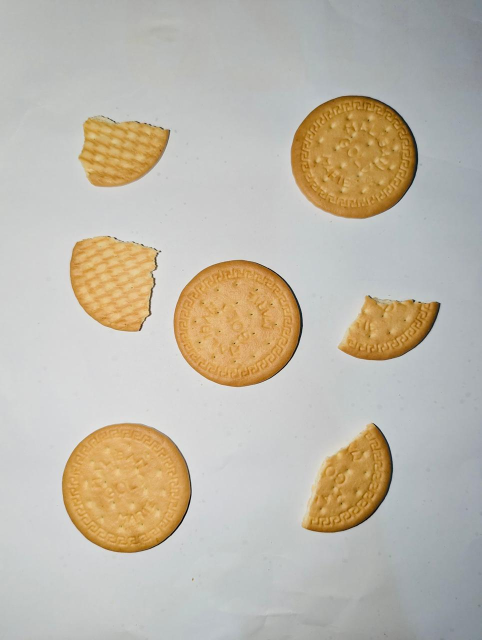
#> input picture input/1.jpeg, 964 x 1280 px (shown at 1/2 size); its folder holds only this picture in this run
$ jupyter execute code.ipynb
#> lines starting #> are read from the running program, lines starting #| are printed output that depends on the picture; after the words box and inside, x2 and y2 are one past the last pixel; in counts of white or black regions, pixels touching at a corner belong together
[cell 1]
import cv2
import numpy as np
import os

input_folder = "input"
output_folder = "output"

os.makedirs(output_folder, exist_ok=True)

for filename in os.listdir(input_folder):

    if not filename.lower().endswith((".jpg", ".jpeg", ".png")):
        continue

    image_path = os.path.join(input_folder, filename)
    image = cv2.imread(image_path)
#> image is the input picture: shape (1280, 964, 3); mean B, G, R 170.6, 184, 190.9

    if image is None:
        continue

    image = cv2.resize(image, (800, 800))
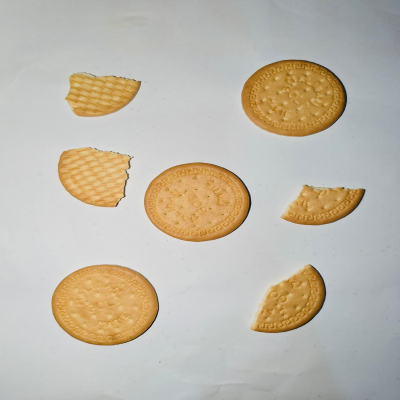
#> image: shape (800, 800, 3) (shown at 1/2 size); mean B, G, R 170.6, 183.9, 190.8

    gray = cv2.cvtColor(image, cv2.COLOR_BGR2GRAY)
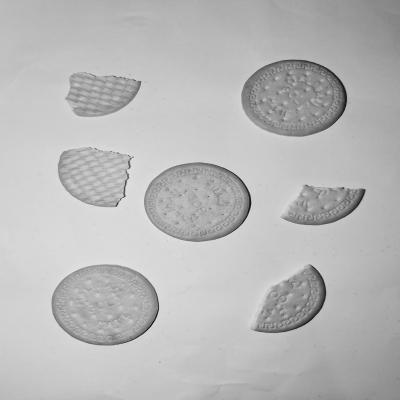
#> gray: shape (800, 800) (shown at 1/2 size); min 2, max 237, mean 184.4

    # Improve edge quality
    blur = cv2.GaussianBlur(gray, (5, 5), 0)

    # Auto-Canny (better than fixed thresholds)
    median_val = np.median(blur)
#> median_val = 189
    lower = int(max(0, 0.66 * median_val))
#> lower = 124
    upper = int(min(255, 1.33 * median_val))
#> upper = 251

    edges = cv2.Canny(blur, lower, upper)
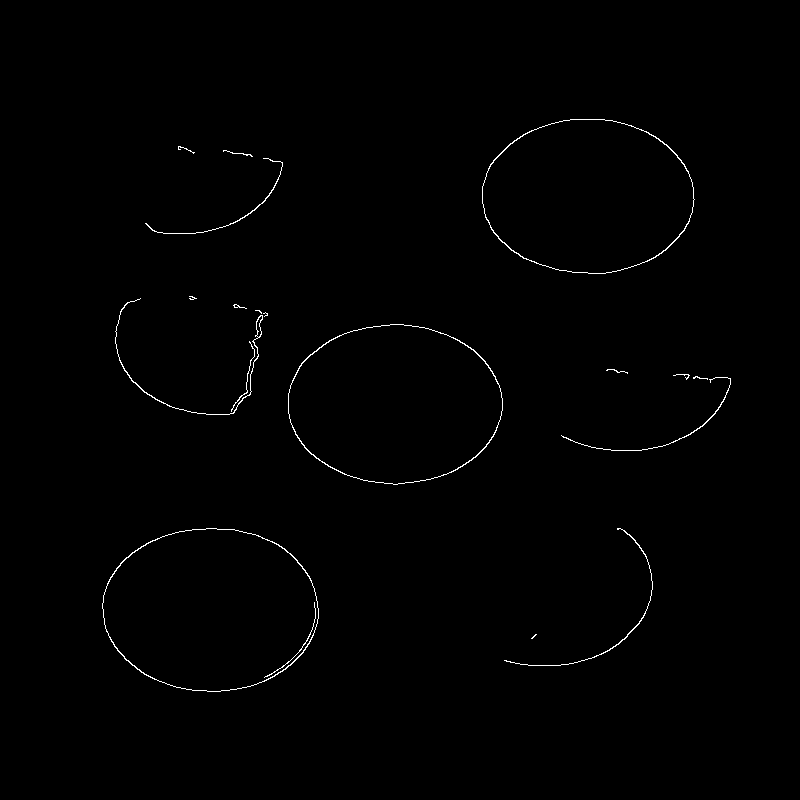
#> edges: shape (800, 800); 0.57% white in thin lines or dots, all inside (x1, y1, x2, y2) = (102, 119, 731, 692)

    kernel = np.ones((5, 5), np.uint8)

    # Close gaps in outlines
    edges = cv2.dilate(edges, kernel, iterations=2)
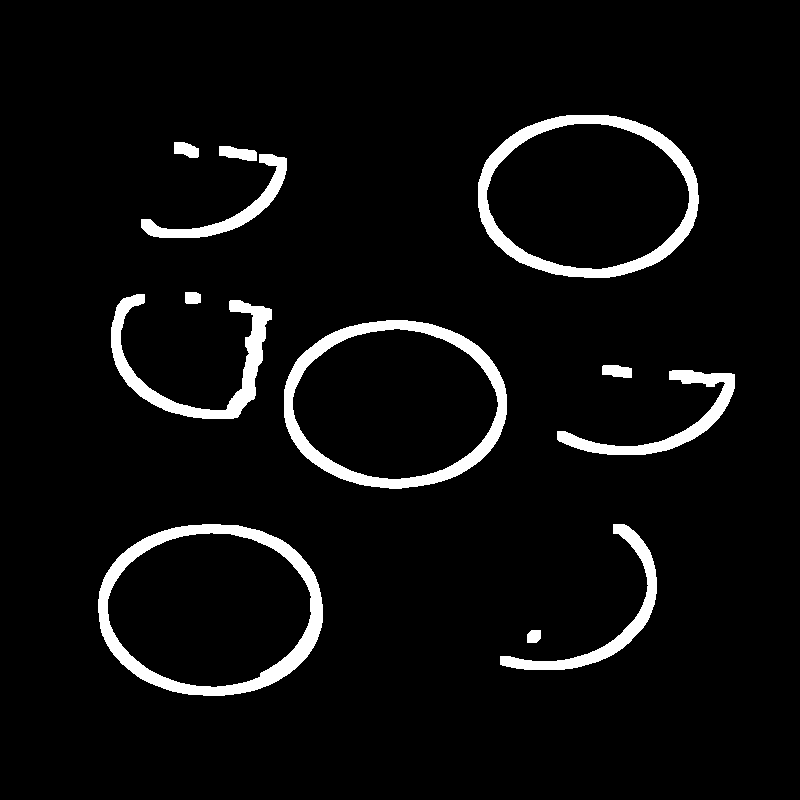
#> edges: shape (800, 800); 5.3% white; 12 white regions, largest, box (x1, y1, x2, y2) and area: (98, 524, 323, 696) 7048, (284, 320, 507, 489) 6667, (478, 115, 699, 278) 6516
    edges = cv2.erode(edges, kernel, iterations=1)
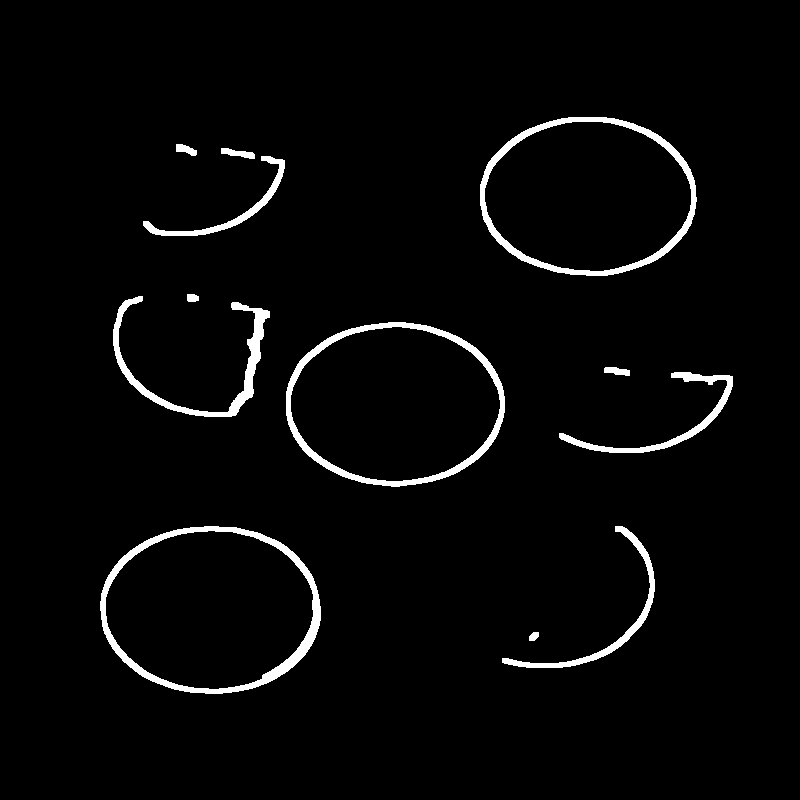
#> edges: shape (800, 800); 3% white; 12 white regions, largest, box (x1, y1, x2, y2) and area: (100, 526, 321, 694) 4028, (286, 322, 505, 487) 3679, (480, 117, 697, 276) 3592

    # Fill small breaks
    edges = cv2.morphologyEx(edges, cv2.MORPH_CLOSE, kernel, iterations=2)
#> edges: shape (800, 800); 3% white; 11 white regions


    contours, _ = cv2.findContours(edges, cv2.RETR_EXTERNAL, cv2.CHAIN_APPROX_SIMPLE)
#> contours = 11 contours; largest, box (x1, y1, x2, y2) and area: (100, 526, 321, 694) 29190, (286, 322, 505, 487) 28224, (480, 117, 697, 276) 27163, (113, 296, 270, 417) 2283, (559, 372, 733, 453) 1432

    intact = 0
    broken = 0

    for cnt in contours:

        area = cv2.contourArea(cnt)

        # Filter noise and background
        if area < 300 or area > 200000:
            continue

        x, y, w, h = cv2.boundingRect(cnt)

        if w > 750 or h > 750:
            continue

        perimeter = cv2.arcLength(cnt, True)
        if perimeter == 0:
            continue


        circularity = 4 * np.pi * area / (perimeter * perimeter)

        hull = cv2.convexHull(cnt)
        hull_area = cv2.contourArea(hull)

        if hull_area == 0:
            continue

        solidity = float(area) / hull_area


        if circularity > 0.75 and solidity > 0.50:
            label = "Intact Biscuit"
            color = (0, 255, 0)
            intact += 1
        else:
            label = "Broken Biscuit"
            color = (0, 0, 255)
            broken += 1

        # Draw outline + bounding box
        cv2.drawContours(image, [cnt], -1, color, 2)
        cv2.rectangle(image, (x, y), (x + w, y + h), color, 2)

        cv2.putText(image, label, (x, y - 10),
                    cv2.FONT_HERSHEY_SIMPLEX, 0.6, color, 2)
#> this loop made 11 passes
#> (area, x, y, w, h, perimeter, circularity, hull_area) on passes 2, 3, 4, 6, 7, 9, 11: (1386.5, 502, 526, 153, 142, 561.5, 0.0553, 11598), (29189.5, 100, 526, 221, 168, 648.1, 0.873, 29375), (1432.5, 559, 372, 174, 81, 569.9, 0.0554, 8347), (28223.5, 286, 322, 219, 165, 639.2, 0.868, 28393), (2283, 113, 296, 157, 121, 755.7, 0.0502, 15136), (1215, 143, 148, 142, 88, 508, 0.0592, 7481), (27163, 480, 117, 217, 159, 626.2, 0.871, 27332.5)
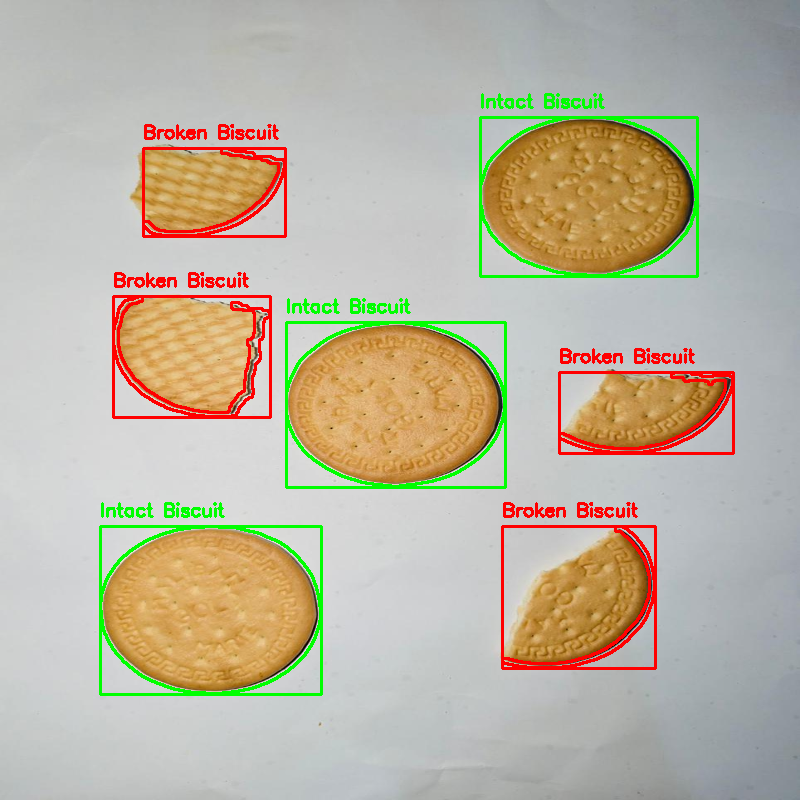
#> image: shape (800, 800, 3); 4.99% of pixels changed, all inside (x1, y1, x2, y2) = (99, 93, 735, 696)
#> after the loop, broken = 4; intact = 3


    cv2.putText(image, f"Intact: {intact}  Broken: {broken}",
                (10, 30), cv2.FONT_HERSHEY_SIMPLEX, 0.8, (255, 0, 0), 2)
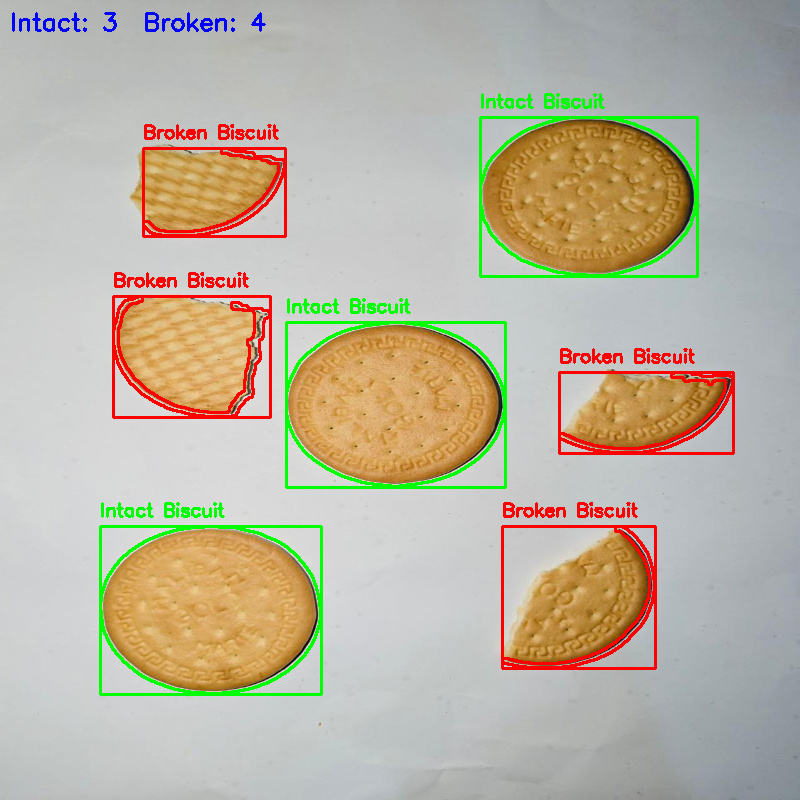
#> image: shape (800, 800, 3); 0.23% of pixels changed, all inside (x1, y1, x2, y2) = (12, 12, 266, 32)

    output_path = os.path.join(output_folder, f"processed_{filename}")
    cv2.imwrite(output_path, image)

print("Outline-based processing complete. Check output_images folder.")

$ run again, on input/4.jpeg
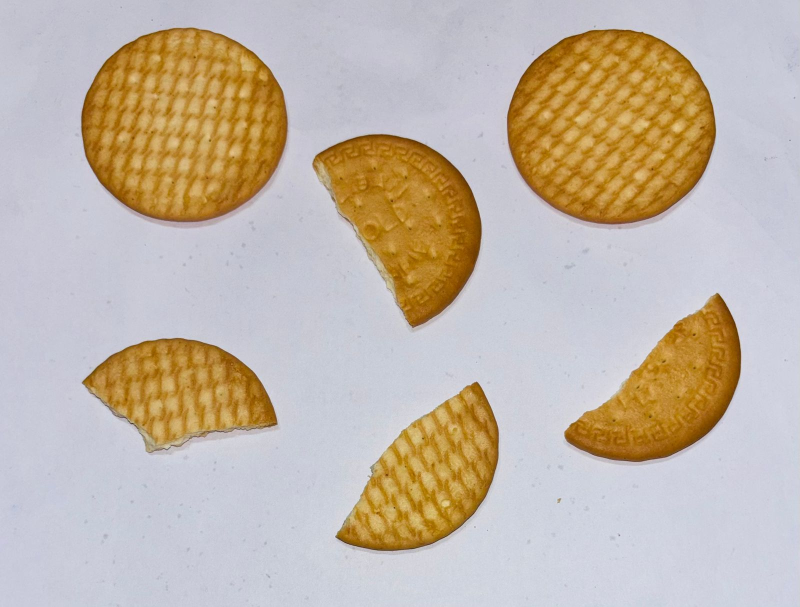
#> input picture input/4.jpeg, 1600 x 1214 px (shown at 1/2 size)
#> image is the input picture: shape (1214, 1600, 3); mean B, G, R 168.2, 182.2, 194.6
#> median_val = 200
#> lower = 132
#> upper = 255
#> `edges = cv2.erode(edges, kernel, iterations=1)`:
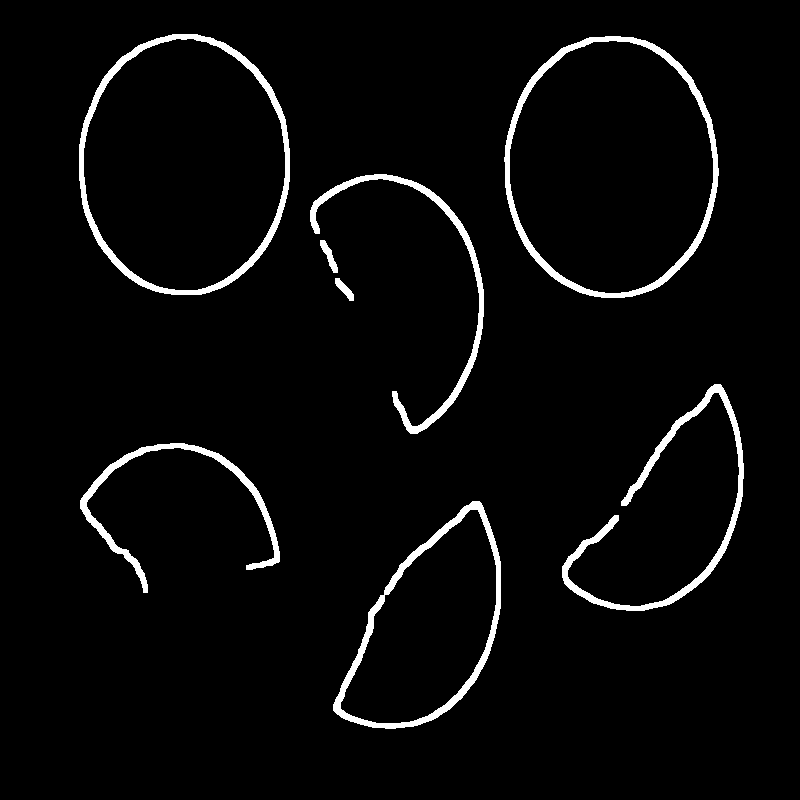
#> edges: shape (800, 800); 3.6% white; 8 white regions, largest, box (x1, y1, x2, y2) and area: (504, 36, 719, 298) 4584, (79, 34, 290, 295) 4553, (562, 384, 744, 611) 3857
#> contours = 7 contours; box (x1, y1, x2, y2) and area: (504, 36, 719, 298) 44232, (79, 34, 290, 295) 43612, (333, 501, 501, 729) 23067, (562, 384, 744, 611) 3363, (310, 174, 484, 434) 2599, (80, 443, 280, 593) 2392, (320, 240, 354, 301) 360
#> the loop `for cnt in contours: ` made 7 passes
#> (area, x, y, w, h, perimeter, circularity, hull_area) on passes 6 to 7: (44232, 504, 36, 215, 262, 793, 0.884, 44488.5), (43612, 79, 34, 211, 261, 786.5, 0.886, 43836)
#> after the loop `for cnt in contours:`: broken = 5; intact = 2
#> `cv2.putText(image, f"Intact: {intact}  Broken: {broken}", (10, 30), cv..`:
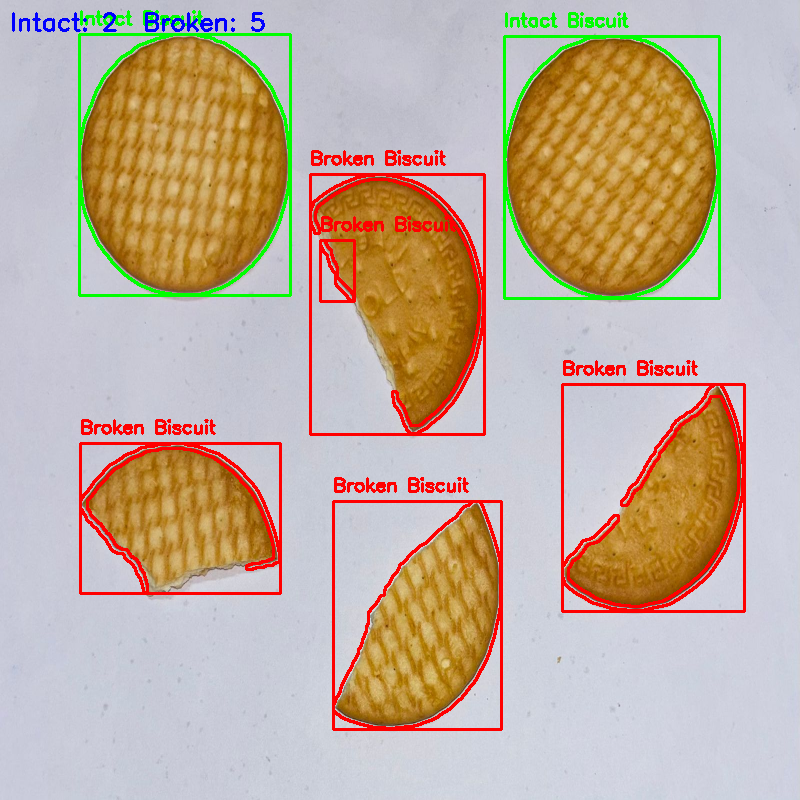
#> image: shape (800, 800, 3); mean B, G, R 157.3, 175.1, 193.3

$ run again, on input/5.jpeg
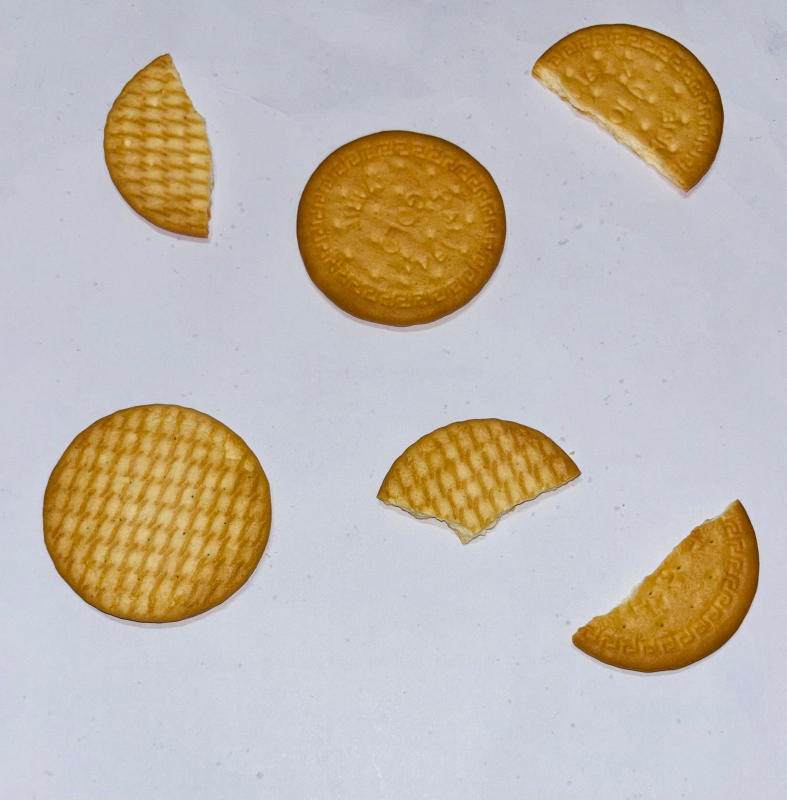
#> input picture input/5.jpeg, 1574 x 1600 px (shown at 1/2 size)
#> image is the input picture: shape (1600, 1574, 3); mean B, G, R 174.4, 184.3, 193.2
#> median_val = 199
#> lower = 131
#> upper = 255
#> `edges = cv2.erode(edges, kernel, iterations=1)`:
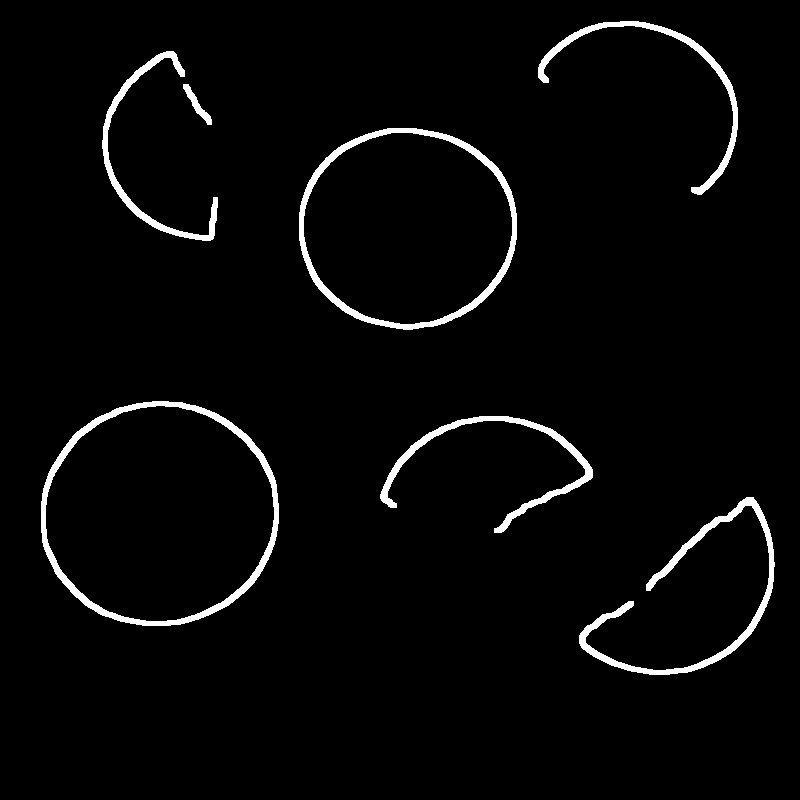
#> edges: shape (800, 800); 3% white; 7 white regions, largest, box (x1, y1, x2, y2) and area: (41, 401, 279, 626) 4460, (299, 128, 517, 330) 4030, (579, 497, 775, 675) 3471
#> contours = 6 contours; box (x1, y1, x2, y2) and area: (41, 401, 279, 626) 42272, (299, 128, 517, 330) 34687, (579, 497, 775, 675) 3021, (380, 416, 593, 533) 2226, (102, 51, 218, 241) 2154, (538, 21, 738, 195) 2026
#> the loop `for cnt in contours: ` made 6 passes
#> (area, x, y, w, h, perimeter, circularity, hull_area) on passes 3 to 4: (42272.5, 41, 401, 238, 225, 769.1, 0.898, 42493.5), (34687, 299, 128, 218, 202, 697.8, 0.895, 34875)
#> after the loop `for cnt in contours:`: broken = 4; intact = 2
#> `cv2.putText(image, f"Intact: {intact}  Broken: {broken}", (10, 30), cv..`:
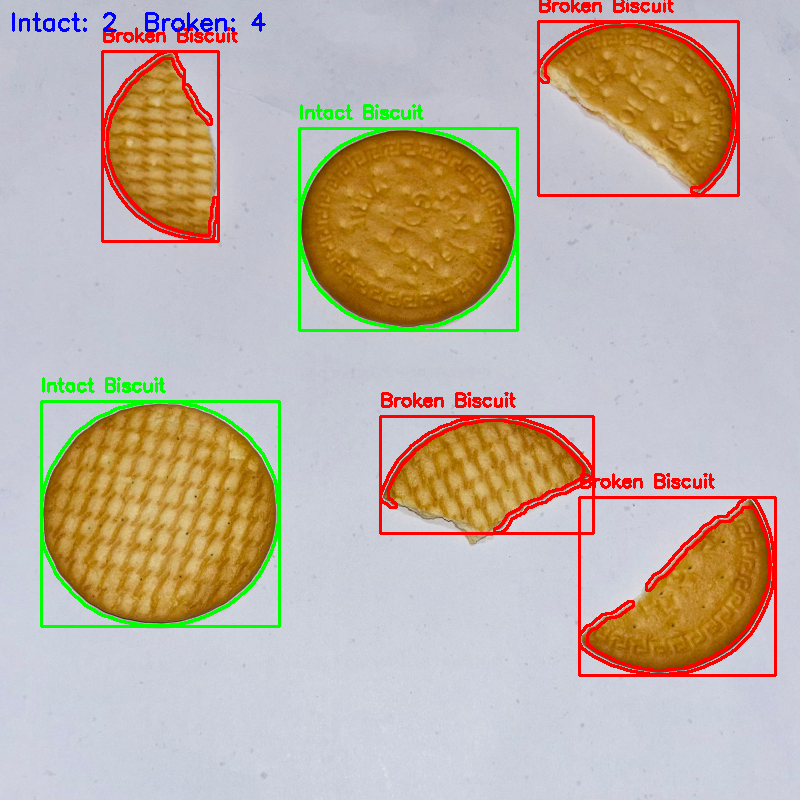
#> image: shape (800, 800, 3); mean B, G, R 165.1, 178.7, 191.9
